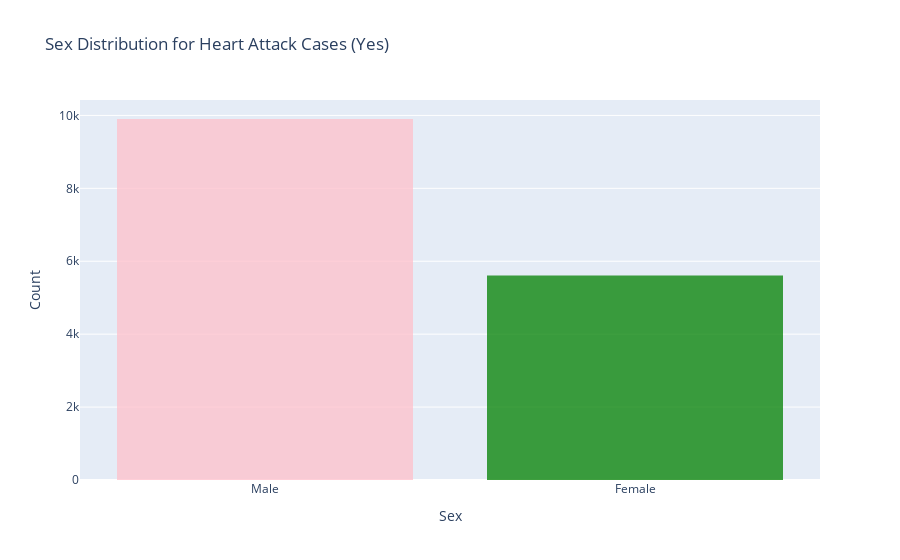
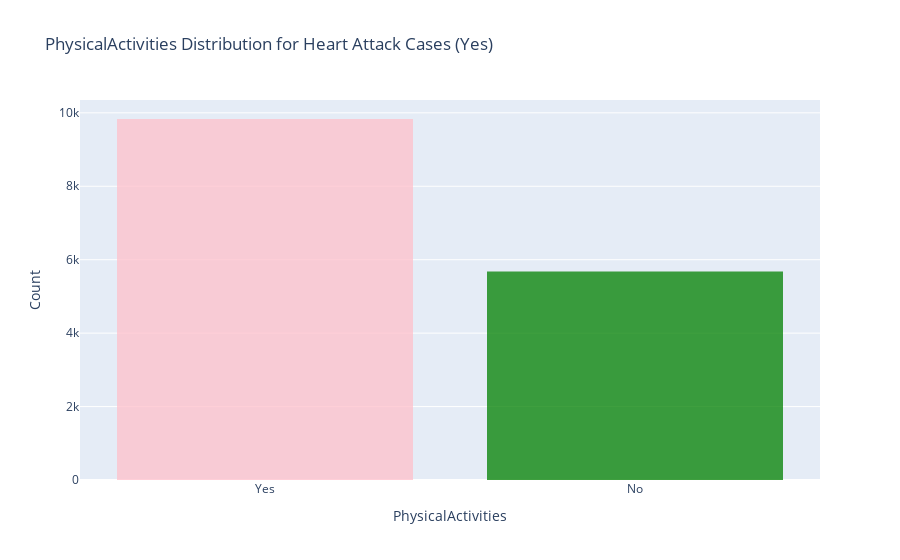
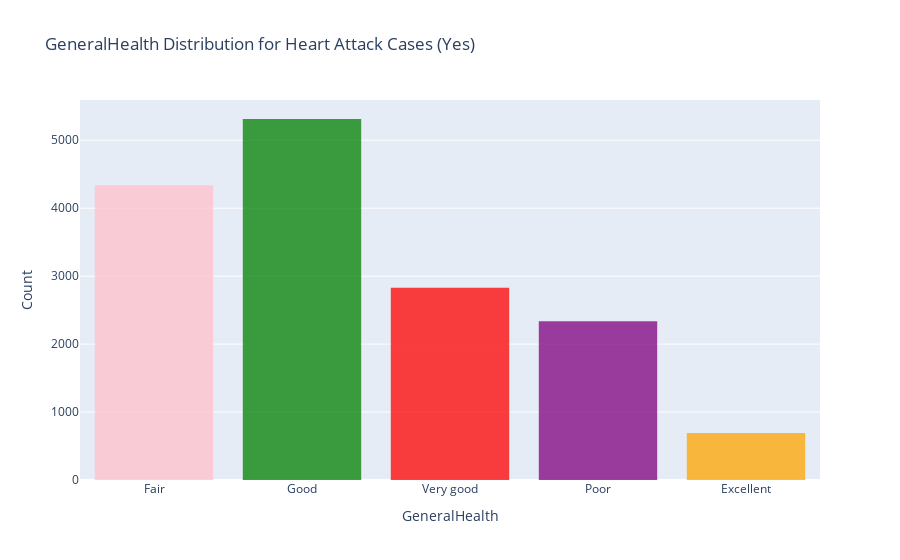
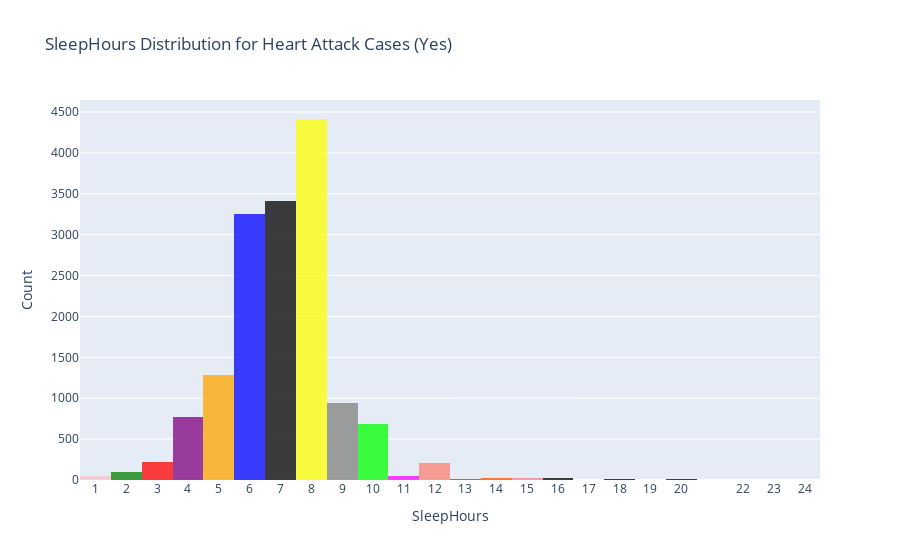

Source (notebook cell) for these figures, in order:
### Code cell
import pandas as pd
import plotly.graph_objects as go
import plotly.io as pio

# Load the cleaned dataset
df = pd.read_csv("cleaned_dataset.csv")


# Define the list of factors
factors = ["Sex", "PhysicalActivities", "GeneralHealth", "SleepHours", "AgeCategory"]

# Define a list of colors
colors = ["pink", "green", "red", "purple", "orange", "blue", "black","yellow","gray","lime","fuchsia","salmon","brown","orangered","lightcoral"]

# Function to create, save, and display plots using plotly.graph_objects
def create_save_display_plot(df, factor):
    # Filter the dataset for only "Yes" cases of "HadHeartAttack"
    df_heart_attack_yes = df[df["HadHeartAttack"] == "Yes"]
    
    # Create a histogram for the factor with only "Yes" heart attack cases
    fig = go.Figure(data=[go.Histogram(x=df_heart_attack_yes[factor], marker=dict(color=colors), opacity=0.75)])
    
    # Update layout for the plot
    if factor == "SleepHours":
        tickvals = df_heart_attack_yes["SleepHours"].unique()
        fig.update_layout(
            title=f'{factor} Distribution for Heart Attack Cases (Yes)',
            xaxis_title=factor,
            yaxis_title='Count',
            xaxis=dict(tickmode='array', tickvals=tickvals)
        )
    else:
        fig.update_layout(
            title=f'{factor} Distribution for Heart Attack Cases (Yes)',
            xaxis_title=factor,
            yaxis_title='Count'
        )
    
    # Save the plot as an HTML file
    fig.write_html(f'{factor}Plot_HeartAttack.html')
    
    # Display the plot in the notebook
    pio.show(fig)

# Create, save, and display plots for each factor
for factor in factors:
    create_save_display_plot(df, factor)

### Figure 1 — Plotly figure (JSON) as saved in the notebook; plotly's stock layout.template omitted (floating-point values rounded to 4 significant figures; data arrays with more than 128 entries replaced by an {"elided": "..."} marker saying what was removed)
{"data": [{"marker": {"color": ["pink", "green", "red", "purple", "orange", "blue", "black", "yellow", "gray", "lime", "fuchsia", "salmon", "brown", "orangered", "lightcoral"]}, "opacity": 0.75, "type": "histogram", "x": {"elided": "15508 str values"}}], "layout": {"autosize": true, "title": {"text": "Sex Distribution for Heart Attack Cases (Yes)"}, "xaxis": {"autorange": true, "range": [-0.5, 1.5], "title": {"text": "Sex"}, "type": "category"}, "yaxis": {"autorange": true, "range": [0, 10420.0], "title": {"text": "Count"}}}}

### Figure 2 — Plotly figure (JSON) as saved in the notebook; plotly's stock layout.template omitted (floating-point values rounded to 4 significant figures; data arrays with more than 128 entries replaced by an {"elided": "..."} marker saying what was removed)
{"data": [{"marker": {"color": ["pink", "green", "red", "purple", "orange", "blue", "black", "yellow", "gray", "lime", "fuchsia", "salmon", "brown", "orangered", "lightcoral"]}, "opacity": 0.75, "type": "histogram", "x": {"elided": "15508 str values"}}], "layout": {"autosize": true, "title": {"text": "PhysicalActivities Distribution for Heart Attack Cases (Yes)"}, "xaxis": {"autorange": true, "range": [-0.5, 1.5], "title": {"text": "PhysicalActivities"}, "type": "category"}, "yaxis": {"autorange": true, "range": [0, 10350.0], "title": {"text": "Count"}}}}

### Figure 3 — Plotly figure (JSON) as saved in the notebook; plotly's stock layout.template omitted (floating-point values rounded to 4 significant figures; data arrays with more than 128 entries replaced by an {"elided": "..."} marker saying what was removed)
{"data": [{"marker": {"color": ["pink", "green", "red", "purple", "orange", "blue", "black", "yellow", "gray", "lime", "fuchsia", "salmon", "brown", "orangered", "lightcoral"]}, "opacity": 0.75, "type": "histogram", "x": {"elided": "15508 str values"}}], "layout": {"autosize": true, "title": {"text": "GeneralHealth Distribution for Heart Attack Cases (Yes)"}, "xaxis": {"autorange": true, "range": [-0.5, 4.5], "title": {"text": "GeneralHealth"}, "type": "category"}, "yaxis": {"autorange": true, "range": [0, 5593.0], "title": {"text": "Count"}}}}

### Figure 4 — Plotly figure (JSON) as saved in the notebook; plotly's stock layout.template omitted (floating-point values rounded to 4 significant figures; data arrays with more than 128 entries replaced by an {"elided": "..."} marker saying what was removed)
{"data": [{"marker": {"color": ["pink", "green", "red", "purple", "orange", "blue", "black", "yellow", "gray", "lime", "fuchsia", "salmon", "brown", "orangered", "lightcoral"]}, "opacity": 0.75, "type": "histogram", "x": {"elided": "15508 int values"}}], "layout": {"autosize": true, "title": {"text": "SleepHours Distribution for Heart Attack Cases (Yes)"}, "xaxis": {"autorange": true, "range": [0.5, 24.5], "tickmode": "array", "tickvals": [8, 5, 6, 10, 12, 9, 4, 7, 3, 2, 14, 18, 1, 15, 11, 23, 20, 13, 16, 17, 24, 19, 22], "title": {"text": "SleepHours"}, "type": "linear"}, "yaxis": {"autorange": true, "range": [0, 4646.0], "title": {"text": "Count"}}}}
